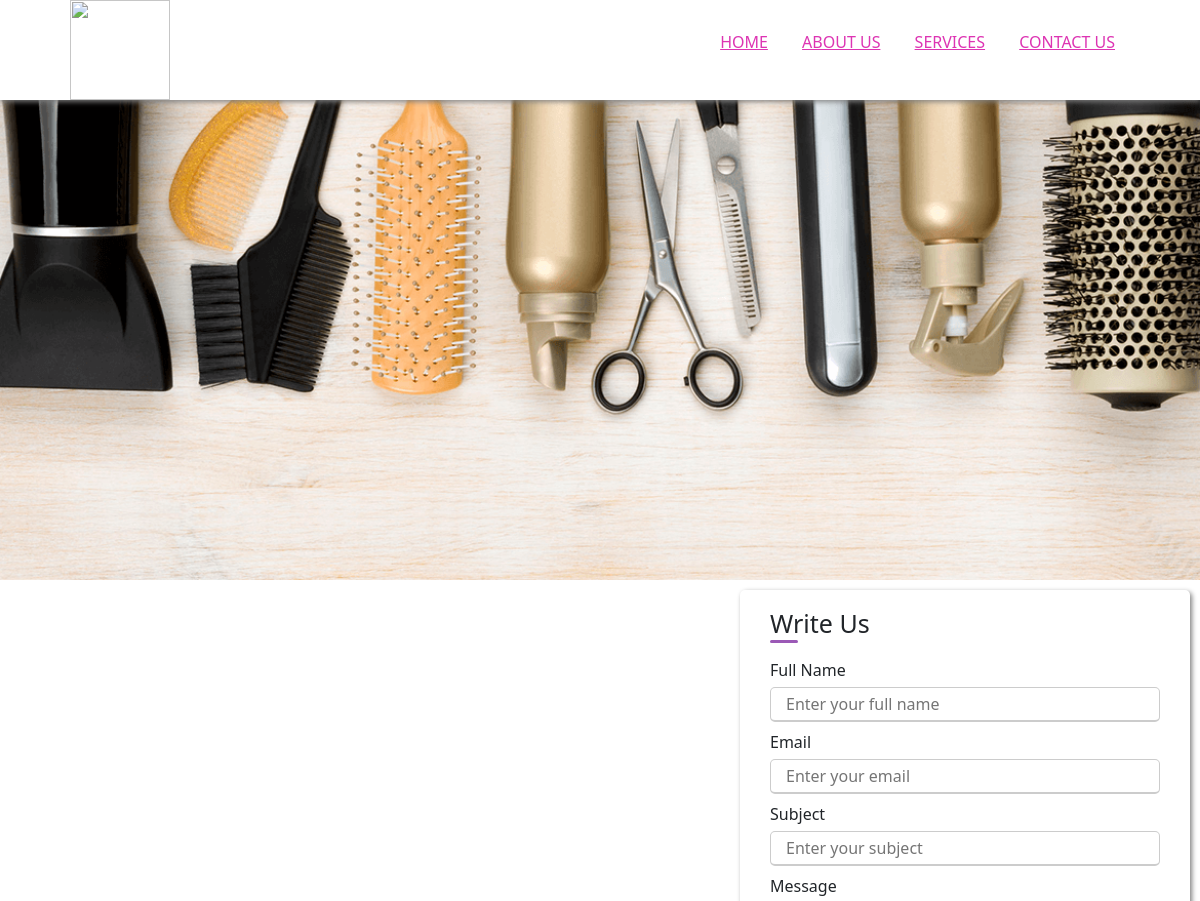
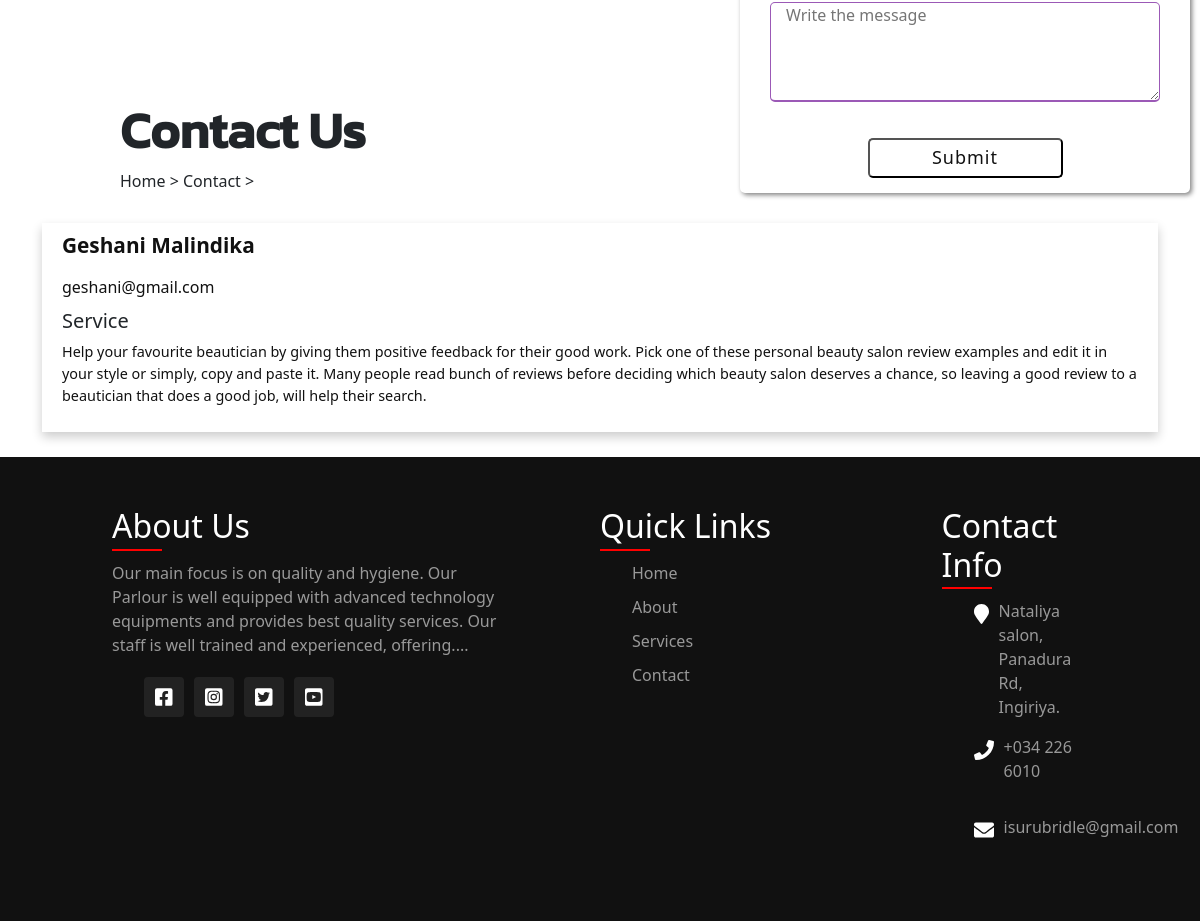
The page /contact.php on the database its author committed (2 pictures, top to bottom).
### tables this page shows
CREATE TABLE `comments` (
  `id` int(10) NOT NULL,
  `userName` varchar(50) NOT NULL,
  `email` varchar(50) NOT NULL,
  `subject` varchar(50) NOT NULL,
  `msg` text NOT NULL
);

### contact.php (the view, shortened to what this page needs)
<?php
    require("./connection/connect.php");
?>
<!DOCTYPE html>
<html lang="en">
<head>
    <link rel="stylesheet" href="./css/contact.css">
    <link rel="stylesheet" href="assets/fontawesome/css/all.min.css">
    <link href="https://cdn.jsdelivr.net/npm/bootstrap@5.1.3/dist/css/bootstrap.min.css" rel="stylesheet"
>
</head>
<body>
    <header>
        <img class="logo" src="./assets/images/icons/logo.png" alt="">
        <nav>
            <ul class="nav-area">
                <li><a href="index.php">Home</a></li>
                <li><a href="about.php">About us</a></li>
                <li><a href="service.php">Services</a></li>
                <li><a href="contact.php">Contact us</a></li>
            </ul>
        </nav>
    </header>
    <div class="main-topic">
        <h1 class="headline">Contact Us</h1>
        <p class="subline">Home > Contact ></p>
    </div>
    <section class="home"></section>
    <section class="contact-form">
        <iframe
            src="https://www.google.com/maps/embed?pb=!1m18!1m12!1m3!1d126797.88899092535!2d80.30009846912935!3d6.7167706770767515!2m3!1f0!2f0!3f0!3m2!1i1024!2i768!4f13.1!3m3!1m2!1s0x3ae3beb435df712f%3A0xc14a5df053ff0561!2sRatnapura!5e0!3m2!1sen!2slk!4v1644175699157!5m2!1sen!2slk"
            width="900" height="500" style="border:0;" allowfullscreen="" loading="lazy"></iframe>
        <div class="container">
            <div class="title">Write Us</div>
            <form action="#" method="post">
                <div class="user-details">
                    <div class="input-box">
                        <span class="details">Full Name</span>
                        <input type="text" placeholder="Enter your full name" name="userName" required>
                    </div>
                    <div class="input-box">
                        <span class="details">Email</span>
                        <input type="text" placeholder="Enter your email" name="email" required>
                    </div>
                    <div class="input-box">
                        <span class="details">Subject</span>
                        <input type="text" placeholder="Enter your subject" name="subject" required>
                    </div>
                    <div class="input-box">
                        <span class="details">Message</span>
                        <textarea type="text" placeholder="Write the message" name="msg" id="" cols="30"
                            rows="10"></textarea>
                    </div>
                </div>
                <div class="button">
                    <input type="submit" value="Submit" name="submit">
                </div>
            </form>
        </div>
    </section>
    <section>
        <div class="container">
            <div class="prev-comments">
                <?php
                        $sql = "SELECT * FROM comments";
                        $result = mysqli_query($con, $sql);
                        if (mysqli_num_rows($result) > 0) {
                            while ($row = mysqli_fetch_assoc($result)) {
			        ?>
                <div class="single-item">
                    <h4><?php echo $row['userName']; ?></h4>
                    <a href="mailto:<?php echo $row['email']; ?>"><?php echo $row['email']; ?></a>
                    <h5><?php echo $row['subject']; ?></h5>
                    <p><?php echo $row['msg']; ?></p>
                </div>
                <?php
                            }
                        }
                    ?>
            </div>
        </div>
    </section>
    <footer>
        <div class="container">
            <div class="sec aboutus">
                <h2>About Us</h2>
                <p>Our main focus is on quality and hygiene. Our Parlour is well equipped with advanced technology
                    equipments and provides best quality services. Our staff is well trained and experienced,
                    offering....</p>
                <ul class="sci">
                    <li><a href=""><i class="fab fa-facebook-square"></i></a></li>
                    <li><a href=""><i class="fab fa-instagram-square"></i></i></a></li>
                    <li><a href=""><i class="fab fa-twitter-square"></i></a></li>
                    <li><a href=""><i class="fab fa-youtube-square"></i></a></li>
                </ul>
            </div>
            <div class="sec quicklinks">
                <h2>Quick Links</h2>
                <ul>
                    <li><a href="#">Home</a></li>
                    <li><a href="#">About</a></li>
                    <li><a href="#">Services</a></li>
                    <li><a href="#">Contact</a></li>
                </ul>
            </div>
            <div class="sec contact">
                <h2>Contact Info</h2>
                <ul class="info">
                    <li>
                        <span><i class="fa fa-map-marker"></i></span>
                        <span>Nataliya salon,<br>
                            Panadura Rd,<br>Ingiriya.</span>
                    </li>
                    <li>
                        <span><i class="fa fa-phone"></i></span>
                        <p><a href="tel:+0342266010">+034 226 6010</a></p>
                    </li>
                    <li>
                        <span><i class="fa fa-envelope"></i></span>
                        <p><a href="isurubridle@gmail.com">isurubridle@gmail.com</a></p>
                    </li>
                </ul>
            </div>
        </div>
    </footer>
</body>
</html>

### css/contact.css (style rules this page uses)
* { margin: 0; padding: 0; box-sizing: border-box; font-family: 'Segoe UI', Tahoma, Geneva, Verdana, sans-serif; }
body { -webkit-background-size: cover; background-size: cover; background-position: center center; height: 50vh; font-family: 'Segoe UI', Tahoma, Geneva, Verdana, sans-serif; font-weight: 600; font-size: 16px; background-repeat: no-repeat; }
a { text-decoration: none; }
header { display: -webkit-flex; display: -moz-flex; display: -ms-flex; display: flex; justify-content: space-between; align-items: center; padding: 0px 70px; background-color: rgb(255, 255, 255); box-shadow: 0px 2px 5px grey; opacity: 90%; }
.logo { width: 100px; height: 100px; cursor: pointer; }
.nav-area { list-style: none; }
.nav-area li { display: inline-block; padding: 0 15px; text-transform: uppercase; }
.nav-area li a { transition: 0.3s; color: rgb(218, 31, 171); }
.home { background-image: url(../assets/images/about.png); -webkit-background-size: cover; background-size: cover; background-position: center center; height: 60vh; font-weight: 600; font-size: 16px; }
.main-topic { position: absolute; left: 10%; top: 55%; }
.main-topic .headline { font-size: 50px; font-weight: bold; font-family: kanit; }
.contact-form { display: flex; }
.contact-form .container { max-width: 450px; width: 100%; position: relative; margin: 10px; background: #fff; padding: 15px 30px; border-radius: 5px; box-shadow: 2px 2px 5px gray; }
.container .title { font-size: 25px; font-weight: 500; position: relative; }
.container .title::before { content: ''; position: absolute; left: 0; bottom: 0; height: 3px; width: 28px; border-radius: 2px; background: #9b59b6; }
.container form .user-details { margin: 15px 0 0 0; }
.user-details .input-box .details { display: block; font-weight: 500; margin: 8px 0 5px 0; }
.user-details .input-box input { height: 35px; width: 100%; outline: none; border-radius: 5px; border: 1px solid #ccc; padding-left: 15px; font-size: 16px; border-bottom-width: 2px; transition: all 0.3s ease; }
.user-details .input-box textarea { height: 100px; width: 100%; outline: none; border-radius: 5px; border: 1px solid #ccc; padding-left: 15px; font-size: 16px; border-bottom-width: 2px; transition: all 0.3s ease; }
.user-details .input-box textarea:focus, .user-details .input-box textarea:valid { border-color: #9b59b6; }
form .button { height: 40px; margin: 30px 0 0 0; }
form .button input { height: 100%; width: 50%; margin-left: 25%; outline: none; color: #111; border-radius: 5px; font-size: 18px; font-weight: 500; letter-spacing: 1px; cursor: pointer; background-color: transparent; transition: all 0.3s ease; }
footer { position: relative; width: 100%; height: auto; padding: 50px 100px; background: #111; display: flex; justify-content: space-between; flex-wrap: wrap; }
footer .container { display: flex; justify-content: space-between; flex-wrap: wrap; flex-direction: row; }
footer .container .sec { margin-right: 30px; }
footer .container .sec { width: 40%; }
footer .container h2 { position: relative; color: #fff; font-weight: 500; margin-bottom: 15px; }
footer .container h2:before { content: ''; position: absolute; bottom: -5px; left: 0; width: 50px; height: 2px; background: #f00; }
footer p { color: #999; }
.sci { margin-top: 20px; display: flex; }
.sci li { list-style: none; }
.sci li a { display: inline-block; width: 40px; height: 40px; background: #222; display: flex; justify-content: center; align-items: center; margin-right: 10px; text-decoration: none; border-radius: 4px; transition: .3s; color: #fff; font-size: 20px; }
.quicklinks { position: relative; width: 25% !important; }
.quicklinks ul li { list-style: none; }
.quicklinks ul li a { color: #999; text-decoration: none; margin-bottom: 10px; display: inline-block; }
.contact { width: 15% !important; margin-right: 0 !important; }
.contact .info { position: relative; }
.contact .info li { display: flex; margin-bottom: 16px; }
.contact .info li span:nth-child(1) { color: #fff; font-size: 20px; margin-right: 10px; }
.contact .info li span { color: #999; }
.contact .info li a { color: #999; text-decoration: none; }

### rows shown on the page
comments: userName "Geshani Malindika", email "geshani@gmail.com", subject "Service", msg "Help your favourite beautician by giving them positive feedback for their good work. Pick one of these personal beauty salon review examples and edit it in your style or simply, copy and paste it. Many people read bunch of reviews before deciding which beauty salon deserves a chance, so leaving a good review to a beautician that does a good job, will help their search."
